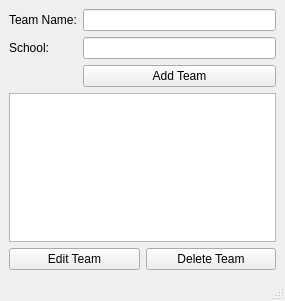
<?xml version="1.0" encoding="UTF-8"?>
<ui version="4.0">
 <class>team_table_wnd</class>
 <widget class="QMainWindow" name="team_table_wnd">
  <property name="geometry">
   <rect>
    <x>0</x>
    <y>0</y>
    <width>285</width>
    <height>301</height>
   </rect>
  </property>
  <property name="windowTitle">
   <string>MainWindow</string>
  </property>
  <widget class="QWidget" name="centralwidget">
   <layout class="QVBoxLayout" name="verticalLayout_2">
    <item>
     <layout class="QVBoxLayout" name="verticalLayout">
      <item>
       <layout class="QFormLayout" name="formLayout">
        <property name="fieldGrowthPolicy">
         <enum>QFormLayout::AllNonFixedFieldsGrow</enum>
        </property>
        <item row="1" column="0">
         <widget class="QLabel" name="teamnamelabel">
          <property name="text">
           <string>Team Name:</string>
          </property>
         </widget>
        </item>
        <item row="1" column="1">
         <widget class="QLineEdit" name="teamname_txt"/>
        </item>
        <item row="2" column="0">
         <widget class="QLabel" name="teamschoollabel">
          <property name="text">
           <string>School:</string>
          </property>
         </widget>
        </item>
        <item row="2" column="1">
         <widget class="QLineEdit" name="teamschool_txt"/>
        </item>
        <item row="3" column="1">
         <widget class="QPushButton" name="add_team_btn">
          <property name="text">
           <string>Add Team</string>
          </property>
         </widget>
        </item>
       </layout>
      </item>
      <item>
       <widget class="QListWidget" name="team_listview"/>
      </item>
      <item>
       <layout class="QHBoxLayout" name="horizontalLayout">
        <item>
         <widget class="QPushButton" name="team_edit_btn">
          <property name="text">
           <string>Edit Team</string>
          </property>
         </widget>
        </item>
        <item>
         <widget class="QPushButton" name="team_delete_btn">
          <property name="text">
           <string>Delete Team</string>
          </property>
         </widget>
        </item>
       </layout>
      </item>
     </layout>
    </item>
   </layout>
  </widget>
  <widget class="QStatusBar" name="statusbar"/>
 </widget>
 <resources/>
 <connections/>
</ui>
